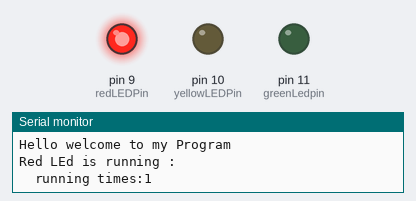
Recording of a sketch running on a simulated Arduino Uno, built with avr-gcc and run on an emulated ATmega328P. Parts: output pins drawn as LEDs (lit = HIGH), the last lines printed to the serial monitor.

Above: at 0.13 s.
At 2.13 s:
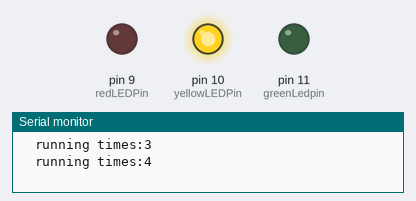
At 3.13 s:
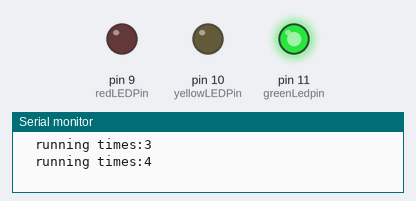
At 6.88 s:
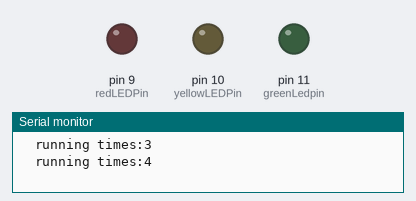
Timing chart, 0 to 8.1 s (numbered marks = the images above):
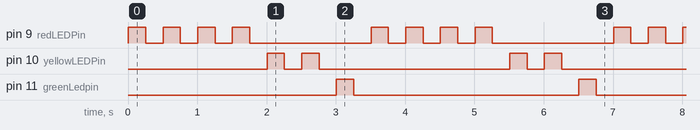

Measured:
- by itself, pin 9 (redLEDPin): repeats every 3.5 s: 3 × (LOW 0.25 s, HIGH 0.25 s), LOW 1.8 s, HIGH 0.25 s
- by itself, pin 10 (yellowLEDPin): repeats every 3.5 s: LOW 0.25 s, HIGH 0.25 s, LOW 2.8 s, HIGH 0.25 s
- by itself, pin 11 (greenLedpin): alternates HIGH for 0.25 s and LOW for 3.3 s

The sketch:

_01_lesson_2_3_4_5_LED.ino
```cpp
int redLEDPin=9;
int yellowLEDPin=10;
int redOnTime=250;
int redOffTime=250;
int yellowOnTime=250;
int yellowOffTime=250;
int greenLedpin=11,greenon=250,greenoff=250;
String redLEDsms="Red LEd is running :" ;

void setup() {
  // put your setup code here, to run once:
  Serial.begin(9600);
  String mw1="Hello" , mw2=" welcome to my Program " , mw3 ;
  mw3=mw1+mw2 ;
  Serial.println(mw3);
  pinMode(redLEDPin, OUTPUT);  // Tell Arduino that redLEDPin is an output pin
  pinMode(yellowLEDPin, OUTPUT);  //Tell Arduino that yellowLEDPin is an output pin
  pinMode(greenLedpin,OUTPUT);
}

void loop() {
  // put your main code here, to run repeatedly:

Serial.println(redLEDsms);
for (int j=1; j<=4; j=j+1) {
  Serial.print("  running times:");
  Serial.println(j);
    digitalWrite(redLEDPin,HIGH); //Turn red LED on
    delay(redOnTime);             //Leave on for redOnTime
    digitalWrite(redLEDPin,LOW);  //Turn red LED off
    delay(redOffTime);
}
Serial.println(" ");
for (int h=1; h<=2; h=h+1) {
  digitalWrite(yellowLEDPin,HIGH); //Turn yellow LED on
  delay(yellowOnTime);             //Leave on for yellowOnTime
  digitalWrite(yellowLEDPin,LOW);  //Turn yellow LED off
  delay(yellowOffTime);            //Leave off for yellowOffTime
}
for (int g=4; g<=4; g+=1){
  digitalWrite(greenLedpin,HIGH);
  delay(greenon);
  digitalWrite(greenLedpin,LOW);
  delay(greenoff);
}

}
```
